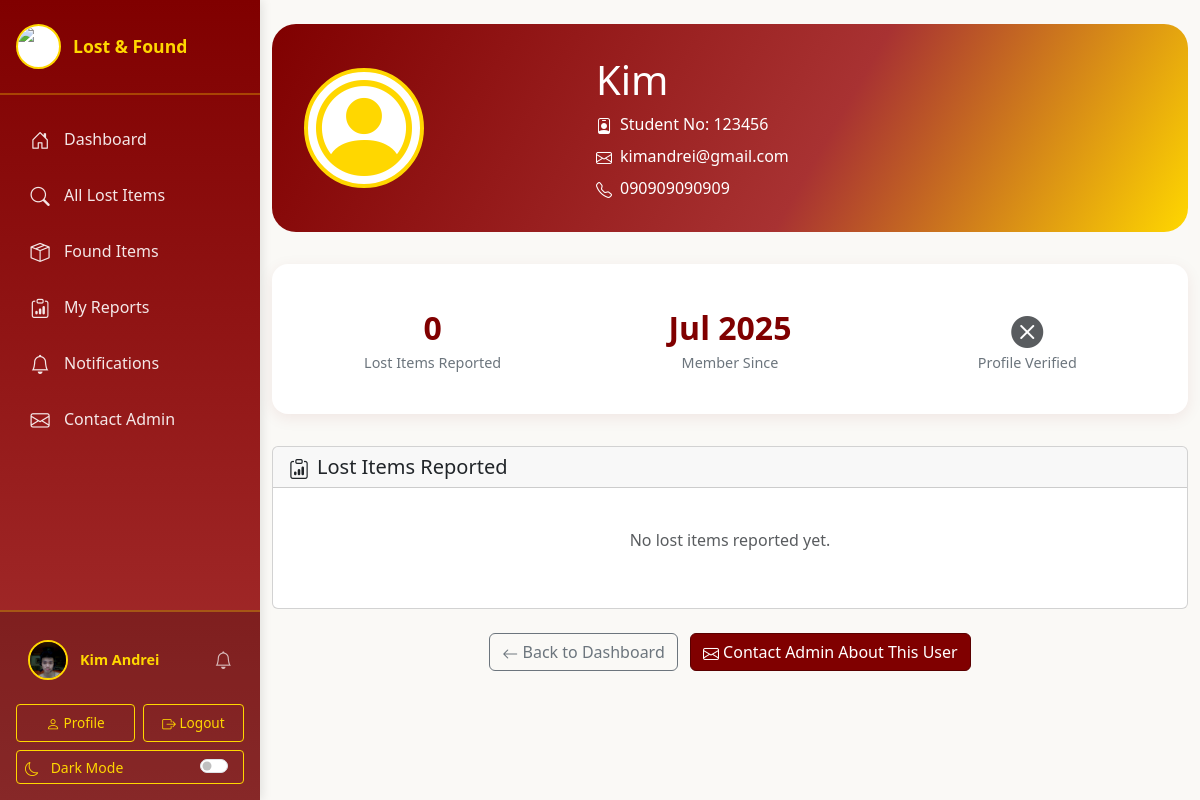
Screenshot of /htdocs/public/view_profile.php?student_no=123456 (signed in) with the database file from the repository.
### tables this page shows
CREATE TABLE `student` (
  `StudentID` int NOT NULL AUTO_INCREMENT,
  `StudentNo` varchar(20) NOT NULL,
  `PasswordHash` varchar(255) NOT NULL,
  `StudentName` varchar(100) NOT NULL,
  `Email` varchar(100) NOT NULL,
  `PhoneNo` varchar(20) DEFAULT NULL,
  `Course` varchar(100) DEFAULT NULL,
  `YearLevel` varchar(20) DEFAULT NULL,
  `ProfilePhoto` varchar(255) DEFAULT NULL,
  `CreatedAt` timestamp NULL DEFAULT CURRENT_TIMESTAMP,
  `UpdatedAt` timestamp NULL DEFAULT CURRENT_TIMESTAMP ON UPDATE CURRENT_TIMESTAMP,
  `Bio` text,
  `PhotoConfirmed` tinyint(1) DEFAULT '0',
  PRIMARY KEY (`StudentID`),
  UNIQUE KEY `StudentNo` (`StudentNo`),
  UNIQUE KEY `Email` (`Email`),
  KEY `idx_student_studentno` (`StudentNo`),
  KEY `idx_student_email` (`Email`)
);

### htdocs/classes/Notification.php (called while the page is built, shortened)
<?php
class Notification {
    private $conn;
    public function __construct($conn) {
        $this->conn = $conn;
    }
    public function getUnreadCount($studentNo) {
        try {
            $stmt = $this->conn->prepare('SELECT COUNT(*) FROM notifications WHERE StudentNo = :studentNo AND IsRead = 0');
            $stmt->execute(['studentNo' => $studentNo]);
            return $stmt->fetchColumn();
        } catch (PDOException $e) {
            return 0;
        }
    }
}

### htdocs/public/view_profile.php (the view, shortened to what this page needs)
<?php
$studentNo = $_GET['student_no'] ?? '';
$db = new Database();
$conn = $db->getConnection();
$stmt = $conn->prepare('SELECT StudentNo, StudentName, Email, PhoneNo, ProfilePhoto, PhotoConfirmed, Bio, CreatedAt FROM student WHERE StudentNo = :studentNo LIMIT 1');
$stmt->execute(['studentNo' => $studentNo]);
$profileStudent = $stmt->fetch(PDO::FETCH_ASSOC);
$stmt = $conn->prepare('SELECT r.ReportID, c.ClassName, r.Description, r.DateOfLoss, r.CreatedAt, r.PhotoURL FROM reportitem r JOIN itemclass c ON r.ItemClassID = c.ItemClassID WHERE r.StudentNo = :studentNo AND r.StatusConfirmed = 1 ORDER BY r.CreatedAt DESC LIMIT 6');
$stmt->execute(['studentNo' => $studentNo]);
$theirReports = $stmt->fetchAll(PDO::FETCH_ASSOC);
$currentUser = $_SESSION['student'];
$isOwnProfile = ($currentUser['StudentNo'] === $studentNo);
?>
<!DOCTYPE html>
<html lang="en">
<head>
  <link href="https://cdn.jsdelivr.net/npm/bootstrap@5.3.0/dist/css/bootstrap.min.css" rel="stylesheet">
  <?php
  $ubCssFile = file_exists(__DIR__ . '/../assets/UB.css') ? 'UB.css' : 'ub.css';
  ?>
  <link href="css.php?file=<?php echo urlencode($ubCssFile); ?>" rel="stylesheet">
  <link href="css.php?file=profile.css" rel="stylesheet">
  <link href="https://cdn.jsdelivr.net/npm/bootstrap-icons@1.10.5/font/bootstrap-icons.css" rel="stylesheet">
</head>
<body>
<?php include '../templates/header.php'; ?>
<div class="container py-4">
  <div class="profile-header text-center">
    <div class="row align-items-center">
      <div class="col-md-4">
        <?php if (!empty($profileStudent['ProfilePhoto']) && isset($profileStudent['PhotoConfirmed']) && $profileStudent['PhotoConfirmed'] == 1): ?>
          <img src="../<?php echo htmlspecialchars($profileStudent['ProfilePhoto']); ?>" alt="Profile Photo" class="profile-photo-large">
        <?php else: ?>
          <i class="bi bi-person-circle profile-photo-large d-flex align-items-center justify-content-center" style="font-size:6rem;color:#FFD700;background:#fff;"></i>
        <?php endif; ?>
      </div>
      <div class="col-md-8 text-md-start">
        <h1 class="mb-2">
          <?php echo htmlspecialchars($profileStudent['StudentName']); ?>
        </h1>
        <p class="mb-2"><i class="bi bi-person-badge me-2"></i>Student No: <?php echo htmlspecialchars($profileStudent['StudentNo']); ?></p>
        <p class="mb-2"><i class="bi bi-envelope me-2"></i><?php echo htmlspecialchars($profileStudent['Email']); ?></p>
        <?php if (!empty($profileStudent['PhoneNo'])): ?>
          <p class="mb-0"><i class="bi bi-telephone me-2"></i><?php echo htmlspecialchars($profileStudent['PhoneNo']); ?></p>
        <?php endif; ?>
      </div>
    </div>
  </div>
  <div class="profile-stats">
    <div class="row">
      <div class="col-md-4">
        <div class="stat-item">
          <div class="stat-number"><?php echo count($theirReports); ?></div>
          <div class="stat-label">Lost Items Reported</div>
        </div>
      </div>
      <div class="col-md-4">
        <div class="stat-item">
          <div class="stat-number"><?php echo date('M Y', strtotime($profileStudent['CreatedAt'])); ?></div>
          <div class="stat-label">Member Since</div>
        </div>
      </div>
      <div class="col-md-4">
        <div class="stat-item">
          <div class="stat-number">
            <?php if (!empty($profileStudent['ProfilePhoto']) && isset($profileStudent['PhotoConfirmed']) && $profileStudent['PhotoConfirmed'] == 1): ?>
              <i class="bi bi-check-circle-fill text-success"></i>
            <?php else: ?>
              <i class="bi bi-x-circle-fill text-muted"></i>
            <?php endif; ?>
          </div>
          <div class="stat-label">Profile Verified</div>
        </div>
      </div>
    </div>
  </div>
  <div class="card">
    <div class="card-header">
      <h5 class="mb-0"><i class="bi bi-clipboard-data me-2"></i>Lost Items Reported</h5>
    </div>
    <div class="card-body">
      <?php if (count($theirReports) > 0): ?>
        <div class="row g-4">
          <?php foreach ($theirReports as $report): ?>
            <div class="col-md-6 col-lg-4">
              <div class="card h-100 shadow-sm">
                <?php if ($report['PhotoURL']): ?>
                  <img src="../<?php echo encodeImageUrl($report['PhotoURL']); ?>" class="card-img-top" alt="Lost Item Image" style="object-fit:cover;max-height:180px;" onerror="<?php echo getImageErrorHandler(); ?>">
                <?php else: ?>
                  <img src="<?php echo getPlaceholderImage(); ?>" class="card-img-top" alt="No Image">
                <?php endif; ?>
                <div class="card-body d-flex flex-column">
                  <h6 class="card-title mb-1"><?php echo htmlspecialchars($report['ClassName']); ?></h6>
                  <p class="card-text small mb-2"><?php echo htmlspecialchars(mb_strimwidth($report['Description'], 0, 60, '...')); ?></p>
                  <small class="text-muted mb-2">Lost on: <?php echo htmlspecialchars($report['DateOfLoss']); ?></small>
                  <button class="btn btn-primary btn-sm mt-auto" data-bs-toggle="modal" data-bs-target="#reportModal<?php echo $report['ReportID']; ?>">View Details</button>
                </div>
              </div>
            </div>
          <?php endforeach; ?>
        </div>
      <?php else: ?>
        <p class="text-muted text-center py-4">No lost items reported yet.</p>
      <?php endif; ?>
    </div>
  </div>
  <div class="text-center mt-4">
    <a href="dashboard.php" class="btn btn-outline-secondary me-2">
      <i class="bi bi-arrow-left"></i> Back to Dashboard
    </a>
    <?php if (!$isOwnProfile): ?>
      <a href="contact_admin.php" class="btn btn-primary">
        <i class="bi bi-envelope"></i> Contact Admin About This User
      </a>
    <?php endif; ?>
  </div>
</div>
<?php include '../templates/footer.php'; ?>
</body>
</html>

### htdocs/templates/header.php (shortened to what this page needs)
<?php
$student = null;
$conn = null;
if (isset($_SESSION['student'])) {
    $student = $_SESSION['student'];
    try {
        $db = new Database();
        $conn = $db->getConnection();
        if ($conn) {
            $stmt = $conn->prepare('SELECT * FROM student WHERE StudentNo = :studentNo LIMIT 1');
            $stmt->execute(['studentNo' => $_SESSION['student']['StudentNo']]);
            $freshStudent = $stmt->fetch(PDO::FETCH_ASSOC);
            if ($freshStudent) {
                $student = $freshStudent;
            }
        }
    } catch (Exception $e) {
        $student = $_SESSION['student'];
        $conn = null;
    }
}
function nav_active($page) {
  $current = basename($_SERVER['PHP_SELF']);
  return $current === $page ? 'active' : '';
}
$unreadCount = 0;
if ($student && $conn) {
    try {
        require_once __DIR__ . '/../classes/Notification.php';
        $notification = new Notification($conn);
        $unreadCount = $notification->getUnreadCount($student['StudentNo']);
    } catch (Exception $e) {
        $unreadCount = 0;
    }
}
?>
<link href="css.php?file=sidebar.css" rel="stylesheet">
<div class="sidebar-wrapper">
  <aside class="sidebar" id="sidebar">
    <div class="sidebar-header">
      <img src="../assets/ub_logo.png" alt="University of Batangas Logo">
      <span class="brand-text">Lost & Found</span>
    </div>
    <nav class="sidebar-nav">
      <ul class="nav flex-column">
        <li class="nav-item">
          <a class="nav-link <?php echo nav_active('dashboard.php'); ?>" href="dashboard.php">
            <i class="bi bi-house-door"></i>
            <span>Dashboard</span>
          </a>
        </li>
        <li class="nav-item">
          <a class="nav-link <?php echo nav_active('all_lost.php'); ?>" href="all_lost.php">
            <i class="bi bi-search"></i>
            <span>All Lost Items</span>
          </a>
        </li>
        <li class="nav-item">
          <a class="nav-link <?php echo nav_active('found_items.php'); ?>" href="found_items.php">
            <i class="bi bi-box-seam"></i>
            <span>Found Items</span>
          </a>
        </li>
        <li class="nav-item">
          <a class="nav-link <?php echo nav_active('my_reports.php'); ?>" href="my_reports.php">
            <i class="bi bi-clipboard-data"></i>
            <span>My Reports</span>
          </a>
        </li>
        <li class="nav-item">
          <a class="nav-link <?php echo nav_active('notifications.php'); ?>" href="notifications.php">
            <i class="bi bi-bell"></i>
            <span>Notifications</span>
          </a>
        </li>
        <li class="nav-item">
          <a class="nav-link <?php echo nav_active('contact_admin.php'); ?>" href="contact_admin.php">
            <i class="bi bi-envelope"></i>
            <span>Contact Admin</span>
          </a>
        </li>
      </ul>
    </nav>
    <?php if ($student): ?>
      <div class="sidebar-footer">
        <div class="sidebar-user">
          <?php if (!empty($student['ProfilePhoto']) && isset($student['PhotoConfirmed']) && $student['PhotoConfirmed'] == 1): ?>
            <img src="../<?php echo htmlspecialchars($student['ProfilePhoto']); ?>" alt="Profile Photo">
          <?php else: ?>
            <div class="user-icon">
              <i class="bi bi-person-circle"></i>
            </div>
          <?php endif; ?>
          <div class="sidebar-user-info">
            <div class="sidebar-user-name d-flex align-items-center justify-content-between">
              <span><?php echo htmlspecialchars($student['StudentName']); ?></span>
              <?php if ($unreadCount > 0): ?>
                <button class="notification-bell-link position-relative btn p-0 border-0" type="button" data-bs-toggle="modal" data-bs-target="#notificationModal" title="View Notifications">
                  <i class="bi bi-bell-fill" style="color: #FFD700; font-size: 1.1rem;"></i>
                  <span class="position-absolute top-0 start-100 translate-middle badge rounded-pill bg-danger" style="font-size: 0.65rem; padding: 0.2rem 0.4rem;">
                    <?php echo $unreadCount > 9 ? '9+' : $unreadCount; ?>
                  </span>
                </button>
              <?php else: ?>
                <button class="notification-bell-link btn p-0 border-0" type="button" data-bs-toggle="modal" data-bs-target="#notificationModal" title="View Notifications">
                  <i class="bi bi-bell" style="color: rgba(255, 255, 255, 0.7); font-size: 1.1rem;"></i>
                </button>
              <?php endif; ?>
            </div>
          </div>
        </div>
        <div class="sidebar-user-actions">
          <a href="profile.php" class="btn btn-outline-light btn-sm">
            <i class="bi bi-person"></i> Profile
          </a>
          <form method="POST" action="logout.php" style="display: inline; flex: 1;">
            <button type="submit" class="btn btn-outline-light btn-sm w-100">
              <i class="bi bi-box-arrow-right"></i> Logout
            </button>
          </form>
        </div>
        <div class="mt-2">
          <button class="btn btn-outline-light btn-sm w-100 d-flex align-items-center justify-content-between" id="darkModeToggle" type="button" title="Toggle Dark Mode">
            <span>
              <i class="bi bi-moon me-2" id="darkModeIcon"></i>
              <span id="darkModeText" class="dark-mode-text">Dark Mode</span>
            </span>
            <span class="form-check form-switch mb-0 dark-mode-switch">
              <input class="form-check-input" type="checkbox" id="darkModeSwitch">
            </span>
          </button>
        </div>
      </div>
    <?php endif; ?>
  </aside>
  <main class="main-content">

### htdocs/public/view_profile.php (style rules this page uses)
.profile-header { background: linear-gradient(120deg, #800000 0%, #a83232 60%, #FFD700 100%); color: #fff; border-radius: 1.5rem; padding: 2rem; margin-bottom: 2rem; position: relative; overflow: hidden; }
.profile-photo-large { width: 120px; height: 120px; border-radius: 50%; object-fit: cover; border: 4px solid #FFD700; background: #fff; }
.profile-stats { background: #fff; border-radius: 1rem; padding: 1.5rem; box-shadow: 0 4px 16px rgba(128,0,0,0.08); margin-bottom: 2rem; }
.stat-item { text-align: center; padding: 1rem; }
.stat-number { font-size: 2rem; font-weight: bold; color: #800000; }
.stat-label { color: #6c757d; font-size: 0.9rem; }

### rows the page displays
student: ProfilePhoto (picture), StudentName "Kim Andrei"
student: StudentName "Kim", StudentNo "123456", Email "kimandrei@gmail.com", PhoneNo "090909090909", CreatedAt "Jul 2025"

### other values shown
count($theirReports) "0"
